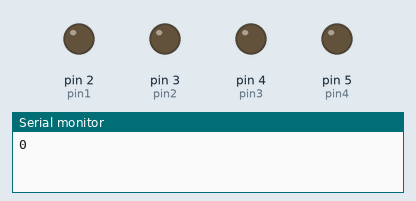
Simulated run of this sketch. Board: Arduino Uno, built with avr-gcc and run on an emulated ATmega328P. On the bench: output pins drawn as LEDs (lit = HIGH), the last lines printed to the serial monitor.

Above: at 0.7 s.
At 2.7 s:
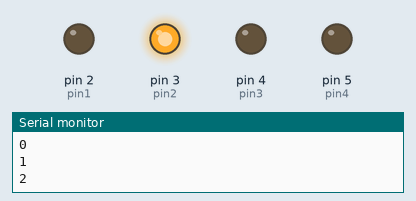
At 4.7 s:
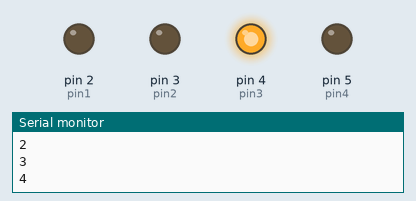
At 9.7 s:
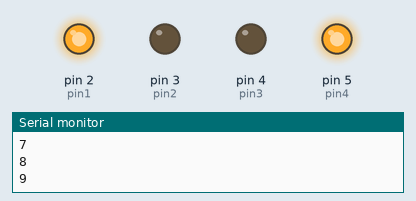
At 13.7 s:
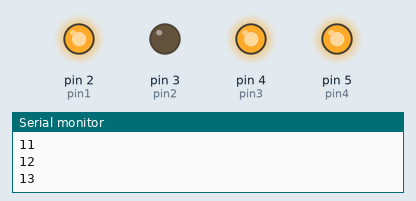
At 18.7 s:
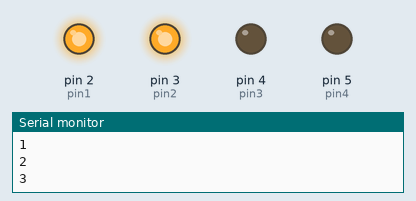
Timing chart, 0 to 19.5 s (numbered marks = the images above):
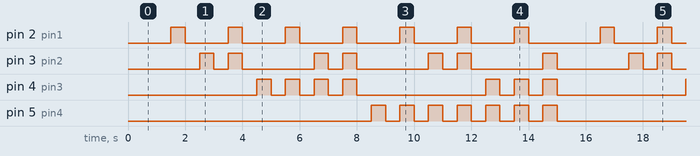

The sketch:

Lab4-1.ino
```cpp
int pin1 = 2;
int pin2 = 3;
int pin3 = 4;
int pin4 = 5;
int time = 500;
int i = -1;
void setup()
{
    Serial.begin(9600);

    pinMode(pin1, OUTPUT);
    pinMode(pin2, OUTPUT);
    pinMode(pin3, OUTPUT);
    pinMode(pin4, OUTPUT);
}

void loop()
{
    digitalWrite(pin4, LOW);
    digitalWrite(pin3, LOW);
    digitalWrite(pin2, LOW);
    digitalWrite(pin1, LOW);
    delay(time);

    i++;
    Serial.println(i);
    if ((i >= 15))
    {
        i = 0;
    }
    if ((i % 2) > 0)
    {
        digitalWrite(pin1, HIGH);
    }
    else
    {
        digitalWrite(pin1, LOW);
    }

    if ((i % 4) > 1)
    {
        digitalWrite(pin2, HIGH);
    }
    else
    {
        digitalWrite(pin2, LOW);
    }

    if ((i % 8) > 3)
    {
        digitalWrite(pin3, HIGH);
    }
    else
    {
        digitalWrite(pin3, LOW);
    }

    if ((i % 16) > 7)
    {
        digitalWrite(pin4, HIGH);
    }
    else
    {
        digitalWrite(pin4, LOW);
    }
    delay(time);
}
```

Measured:
- by itself, pin 2 (pin1): repeats every 15.0 s: 6 × (LOW 1.5 s, HIGH 0.50 s), LOW 2.5 s, HIGH 0.50 s
- by itself, pin 5 (pin4): repeats every 15.0 s: 6 × (LOW 0.50 s, HIGH 0.50 s), LOW 8.5 s, HIGH 0.50 s
- by itself, pin 4 (pin3): repeats every 15.0 s: 3 × (LOW 0.50 s, HIGH 0.50 s), LOW 4.5 s, 2 × (HIGH 0.50 s, LOW 0.50 s), HIGH 0.50 s, LOW 4.5 s, HIGH 0.50 s
- by itself, pin 3 (pin2): repeats every 15.0 s: LOW 0.50 s, HIGH 0.50 s, LOW 2.5 s, HIGH 0.50 s, LOW 0.50 s, HIGH 0.50 s, LOW 2.5 s, HIGH 0.50 s, LOW 0.50 s, 2 × (HIGH 0.50 s, LOW 2.5 s), HIGH 0.50 s
